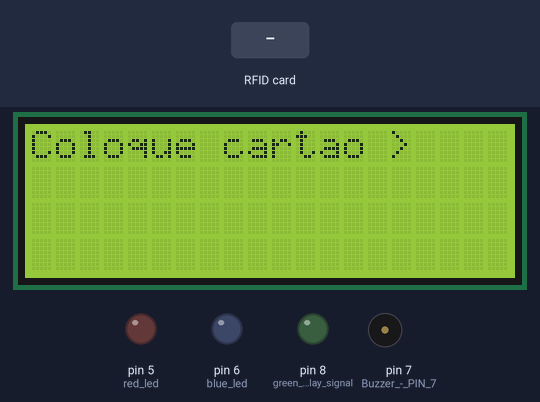
Simulated run of this sketch. Board: Arduino Uno, built with avr-gcc and run on an emulated ATmega328P. Shown: 20×4 character LCD, output pins drawn as LEDs (lit = HIGH), buzzer (waves = sounding, pin HIGH). The test bench sets the inputs (shaded band). Pins used as bus, display or sensor lines are not drawn; what the sketch prints to the serial monitor is not drawn.

Above: at 1.3 s.
1.4 s: RFID card F3 F7 F4 2E held to the reader
At 2.0 s:
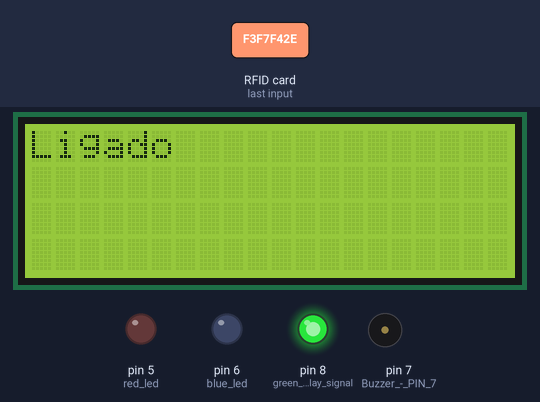
At 4.2 s:
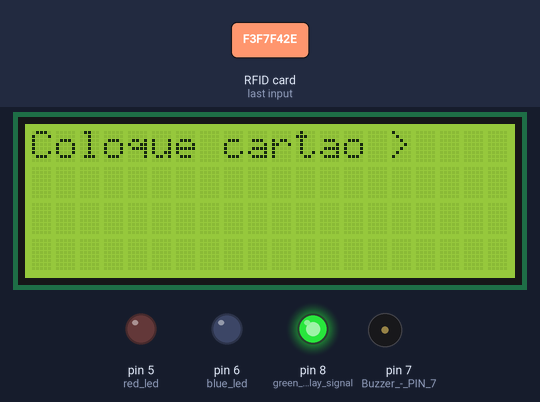
4.4 s: RFID card 5E 7A 19 C4 held to the reader
At 6.2 s:
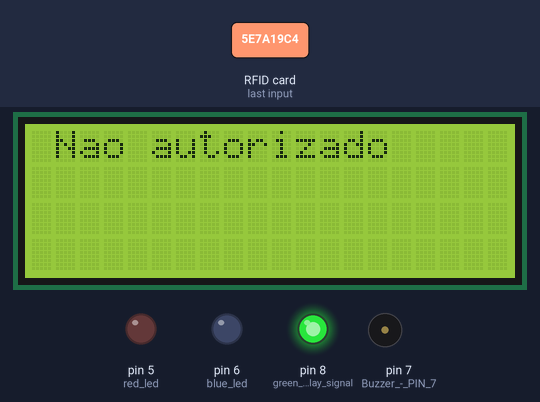
Timing chart, 0 to 11.6 s (numbered marks = the images above; inputs shaded):
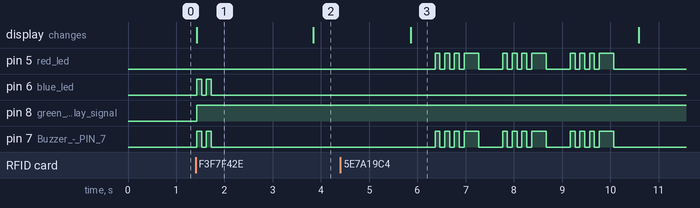

Measured:
- after the input at 1.4 s, pin 6 (blue_led), pin 7 (Buzzer_-_PIN_7): alternates HIGH for 0.10 s and LOW for 0.10 s, 4 changes in all, then stays LOW, starting at once; pin 8 (green_led__-_Relay_signal): LOW → HIGH at once; the display: changes at once (image 1)
- after the input at 4.4 s, pin 5 (red_led), pin 7 (Buzzer_-_PIN_7): LOW → HIGH after 2.0 s, then repeats every 1.4 s: 2 × (LOW 0.10 s, HIGH 0.10 s), LOW 0.10 s, HIGH 0.30 s, LOW 0.50 s, HIGH 0.10 s, until it stays LOW from 10.1 s; the display: changes after 1.5 s (image 3)
- what the display in image 1 shows lasts 2.4 s, from 1.4 s to 3.8 s

The sketch:

on_off_3led_lcd.ino
```cpp
//This code was Written by Oskar Polanski, known as oskarplayer27 or TheSurrenderPenguin, he is a 13 year old programmer
//Some bits are included in Polish (NONE IN POLISH, NOW IN ENGLISH), the native language of Oskar, so please change it, i have shown you where with the 2 slashes
#include <SPI.h> //Basically all the libraries, initializing, other stuff
#include <MFRC522.h>
int onoffstate = 0; // its for the "latch" of the relay

#define SS_PIN 10
#define RST_PIN 9
MFRC522 mfrc522(SS_PIN, RST_PIN);   // Create MFRC522 instance.

#include <Wire.h>
#include <LiquidCrystal_I2C.h>

#if defined(ARDUINO) && ARDUINO >= 100
#define printByte(args)  write(args);
#else
#define printByte(args)  print(args,BYTE);
#endif

uint8_t bell[8]  = {0x4,0xe,0xe,0xe,0x1f,0x0,0x4}; //customisation ;D
uint8_t note[8]  = {0x2,0x3,0x2,0xe,0x1e,0xc,0x0};
uint8_t clock[8] = {0x0,0xe,0x15,0x17,0x11,0xe,0x0};
uint8_t heart[8] = {0x0,0xa,0x1f,0x1f,0xe,0x4,0x0};
uint8_t duck[8]  = {0x0,0xc,0x1d,0xf,0xf,0x6,0x0};
uint8_t check[8] = {0x0,0x1,0x3,0x16,0x1c,0x8,0x0};
uint8_t cross[8] = {0x0,0x1b,0xe,0x4,0xe,0x1b,0x0};
uint8_t retarrow[8] = { 0x1,0x1,0x5,0x9,0x1f,0x8,0x4};

LiquidCrystal_I2C lcd(0x27,20,4);  // set the LCD address to 0x27 for a 16 chars and 2 line display

void setup() {
  // put your setup code here, to run once:
lcd.init();                      // initialize the lcd
lcd.backlight();
Serial.begin(9600);
pinMode (8, OUTPUT ); //green led  - Relay signal - PIN 8
pinMode (7, OUTPUT ); //Buzzer - PIN 7
pinMode(5, OUTPUT); //red led
pinMode(6, OUTPUT); //blue led
SPI.begin();
mfrc522.PCD_Init();   // Initiate MFRC522
lcd.print("Coloque cartao >"); //Change to ur language, means put the card to the reader
Serial.println();
}

void loop() {
if ( ! mfrc522.PICC_IsNewCardPresent())
{
return;
}
if ( ! mfrc522.PICC_ReadCardSerial())
{
  return;
}
  String content= "";
  byte letter;
  for (byte i = 0; i < mfrc522.uid.size; i++)
  {
     content.concat(String(mfrc522.uid.uidByte[i] < 0x10 ? " 0" : " "));
     content.concat(String(mfrc522.uid.uidByte[i], HEX));
  }
  content.toUpperCase();
  if (content.substring(1) == "F3 F7 F4 2E")// Change to your card's UID
  {
   if (onoffstate == 0)
   {
    lcd.print("A ler...");// Means:Reading..., change if u want
    lcd.clear();
    lcd.print("Ligado");// Means:ON, change to ur language
    digitalWrite(8, HIGH);
    onoffstate++;
    i();
    Serial.println(onoffstate);
    delay(2000);
    lcd.clear();
   }
else
   {
    lcd.print("A ler...");// Means:Reading..., change if u want
    lcd.clear();
    lcd.print("Desligado");// Means:OFF, change to ur language
    digitalWrite(8, LOW);
    onoffstate--;
    e();
    Serial.println(onoffstate);
    delay(2000);
    lcd.clear();
   }
  }
  else
   {
    lcd.clear();
    lcd.print(" Nao autorizado ");// Means:Bad card, change to ur language
    delay(500);
    v();
    v();
    v();
    lcd.clear();
   }
   lcd.print("Coloque cartao >");// Means:Put the card to the reader, change to ur language
   delay(2000);

    }


void v() {
  digitalWrite(7, HIGH);
  digitalWrite(5, HIGH);
    delay(100);
    digitalWrite(7, LOW);
    digitalWrite(5, LOW);
    delay(100);
    digitalWrite(7, HIGH);
    digitalWrite(5, HIGH);
    delay(100);
    digitalWrite(7, LOW);
    digitalWrite(5, LOW);
    delay(100);
    digitalWrite(7, HIGH);
    digitalWrite(5, HIGH);
    delay(100);
    digitalWrite(7, LOW);
    digitalWrite(5, LOW);
    delay(100);
    digitalWrite(7, HIGH);
    digitalWrite(5, HIGH);
    delay(300);
    digitalWrite(7, LOW);
    digitalWrite(5, LOW);
    delay(500);

}

void e() {
  digitalWrite(7, HIGH);
  digitalWrite(6, HIGH);
    delay(100);
    digitalWrite(7, LOW);
    digitalWrite(6, LOW);
    delay(100);

}

void i() {
  e();
  e();
}
```
